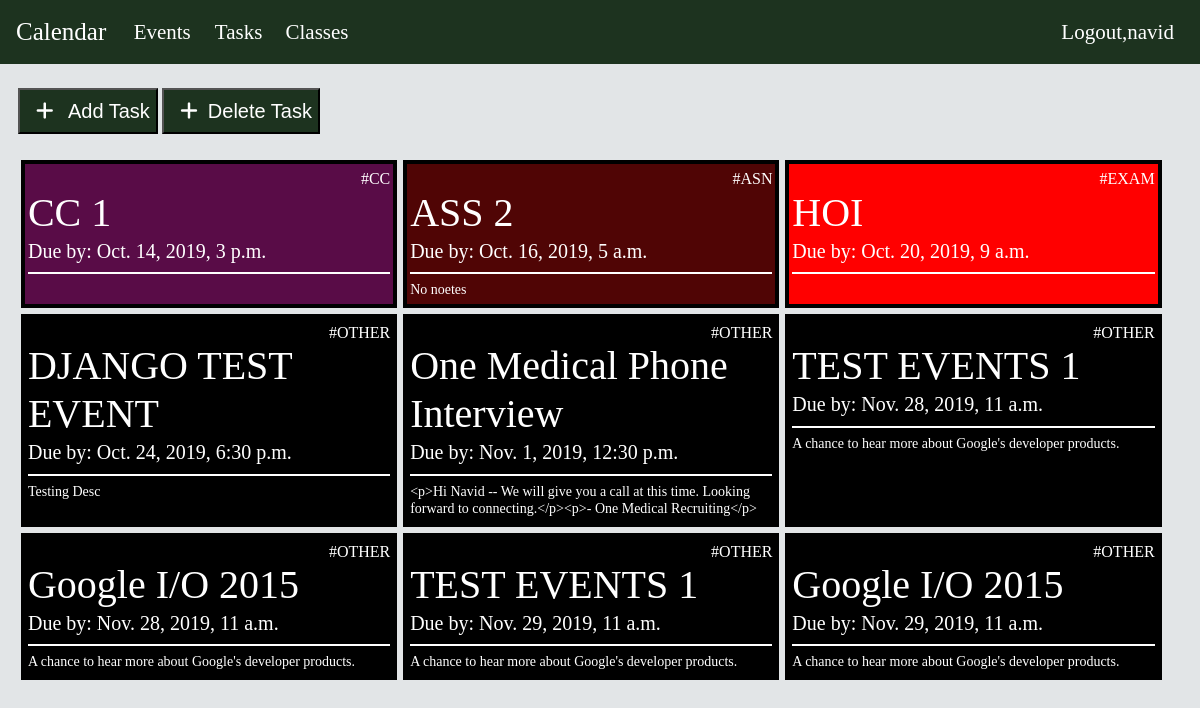
Page /tasks/ (signed in) on the committed database.
### Tasks/models.py (models this page shows, shortened)
class Task(models.Model):
    user = models.ForeignKey(User, on_delete=models.SET_NULL, null=True, blank=True)
    name = models.CharField(max_length=65)
    notes = models.TextField(null=True, blank=True)
    task_type = models.CharField(max_length=65)
    due_by = models.DateTimeField()

### Tasks/views.py (the view, shortened to what this page needs)
# urls.py: path('', views.taskView.as_view(), name='task')
class taskView(TemplateView):
    model = Task
    template_name = "tasks/tasks.html"
    AddTaskForm = AddTaskForm
    def get_context_data(self, **kwargs):
        now = timezone.now()
        context = super().get_context_data(**kwargs)
        context["tasks"] = []
        if self.request.user.id == None:
            for i in Task.objects.filter(user__id=2):
                context["tasks"].append(TaskObject(model=i,task_type=i.task_type))
        else:
            for i in Task.objects.filter(user__id=self.request.user.id):
                if now > i.due_by + timedelta(days=30): i.delete()
                context["tasks"].append(TaskObject(model=i,task_type=i.task_type))
        mergeSort(context["tasks"])
        return context

### Tasks/utils.py (called while the page is built)
def mergeSort(arr):
    if len(arr) >1:
        mid = len(arr)//2 #Finding the mid of the array
        L = arr[:mid] # Dividing the array elements
        R = arr[mid:] # into 2 halves
        mergeSort(L) # Sorting the first half
        mergeSort(R) # Sorting the second half
        i = j = k = 0
        while i < len(L) and j < len(R):
            if L[i].model.due_by < R[j].model.due_by:
                arr[k] = L[i]
                i+=1
            else:
                arr[k] = R[j]
                j+=1
            k+=1
        while i < len(L):
            arr[k] = L[i]
            i+=1
            k+=1
        while j < len(R):
            arr[k] = R[j]
            j+=1
            k+=1

### events/templates/tasks/tasks.html (shortened to what this page needs)
{% extends 'base.html' %}
{% load static %}
{% block content %}
<html>
    <head>
        <link rel="stylesheet" href= "{% static 'Tasks/tasks.css'%}">
    </head>
<body>
    <br>
    <button id="add" type="button" data-toggle="modal"
    data-target="#add_task" data-whatever="@getbootstrap">
    <i class="fas fa-plus"></i> Add Task </button>
    <button style="margin-left:0px;"id="add" type="button" data-toggle="modal"
    data-target="#delete_task" data-whatever="@getbootstrap">
    <i class="fas fa-plus"></i>Delete Task</button>
    <br><br>
    <div class="main-container">
        {% for item in tasks %}
            <div style="background-color: {{ item.color }} " class="task-item" id="coding-challenge">
                {% if item.task_type == 'Coding Challenge' %}<h6>#CC</h6>{% endif %}
                {% if item.task_type == 'Assignment' %}<h6>#ASN</h6>{% endif %}
                {% if item.task_type == 'Exam' %}<h6>#EXAM</h6>{% endif %}
                {% if item.task_type == 'Other' %}<h6>#OTHER</h6>{% endif %}
                <h1>{{item.model.name}}</h1>
                <h5>Due by: {{item.model.due_by}}</h5>
                <h4><hr/>{{item.model.notes}}</h4>
            </div>
        {% endfor %}
    </div>
</body>
{% endblock %}

### templates/base.html (shortened to what this page needs)
{% load static %}
<html>
    <head>
            <link rel="stylesheet" href="https://stackpath.bootstrapcdn.com/bootstrap/4.3.1/css/bootstrap.min.css">
    </head>
<body>
        <nav class="navbar navbar-expand-lg">
            <a class="navbar-brand" href="../calendar">Calendar</a>
            <div class="collapse navbar-collapse" id="navbarSupportedContent">
                <ul class="navbar-nav mr-auto">
                    <li class="nav-item active">
                        <a class="nav-link" href="../events">Events <span class="sr-only">(current)</span></a>
                    </li>
                    <li class="nav-item active">
                        <a class="nav-link" href="../tasks">Tasks <span class="sr-only">(current)</span></a>
                    </li>
                    <li class="nav-item active">
                        <a class="nav-link" href="#">Classes<span class="sr-only">(current)</span></a>
                    </li>
                </ul>
                <ul class="navbar-nav ml-auto">
                    {% if user.is_authenticated %}
                    <li class="nav-item active">
                            <a class="nav-link" href="../logout">Logout,{{user}}<span class="sr-only">(current)</span></a>
                    </li>
                    {% else %}
                    <li class="nav-item active">
                            <a class="nav-link" href="../login">Login/Register<span class="sr-only">(current)</span></a>
                    </li>
                    {% endif %}
                </ul>
            </div>
        </nav>
        <div class="content" id="app">
        {% block content %}
        {% endblock%}
        </div>
        <br><br><br><br>
</body>
</html>

### Tasks/static/Tasks/tasks.css (style rules this page uses)
body { font-family: 'Trebuchet MS' }
html, body { margin: 0; padding: 0; }
.main-container { width:98%; display:flex; overflow:hidden; flex-wrap: wrap; font-family: 'Trebuchet MS'; margin-left: 1.5%; }
i { color:white; font-size:20px; padding:10px; }
button { background-color:rgb(29, 51, 31); font-family: Arial, Helvetica, sans-serif; font-size: 20px; color:white; margin-left: 1.5%; }
.task-item { width:32%; margin: 0.25%; padding:3px; border: 4px solid black; font-weight: 100; }
.task-item h1, h4, h5, h6 { margin-top:2px; margin-bottom:2px; font-weight: bolder; color:white; }
h6 { text-align:right; margin-bottom:-2px; }
h4 { font-size: 14px; }
hr { display: block; height: 1px; border: 0; border-bottom: 2.5px solid white; margin: 0.6em 0; padding: 0; }

### templates/base.html (style rules this page uses)
body { background-size:100%; font-family: 'Arial'; background-color: rgb(226, 229, 231); }
nav { font-family: 'Trebuchet MS'; background-color:rgb(29, 51, 31); font-size: 20px; }
nav li { padding-right:5px; padding-left:50px; }
nav a { color:white; text-decoration: none }
.navbar-brand { font-size: 25px; }
@media only screen and (min-width:1024px) { nav li { transform: scale(1.05); padding-right: -5px; padding-left:5px; } }

### rows in the picture
Task: model.name "CC 1", model.due_by "Oct. 14, 2019, 3 p.m."
Task: model.name "ASS 2", model.due_by "Oct. 16, 2019, 5 a.m.", model.notes "No noetes"
Task: model.name "HOI", model.due_by "Oct. 20, 2019, 9 a.m."
Task: model.name "DJANGO TEST EVENT", model.due_by "Oct. 24, 2019, 6:30 p.m.", model.notes "Testing Desc"
Task: model.name "One Medical Phone Interview", model.due_by "Nov. 1, 2019, 12:30 p.m.", model.notes "<p>Hi Navid -- We will give you a call at this time. Looking forward to connecting.</p><p>- One Medical Recruiting</p>"
Task: model.name "TEST EVENTS 1", model.due_by "Nov. 28, 2019, 11 a.m.", model.notes "A chance to hear more about Google's developer products."
Task: model.name "Google I/O 2015", model.due_by "Nov. 28, 2019, 11 a.m.", model.notes "A chance to hear more about Google's developer products."
Task: model.name "TEST EVENTS 1", model.due_by "Nov. 29, 2019, 11 a.m.", model.notes "A chance to hear more about Google's developer products."
Task: model.name "Google I/O 2015", model.due_by "Nov. 29, 2019, 11 a.m.", model.notes "A chance to hear more about Google's developer products."

### other values in the picture
{{ user }} "navid"
